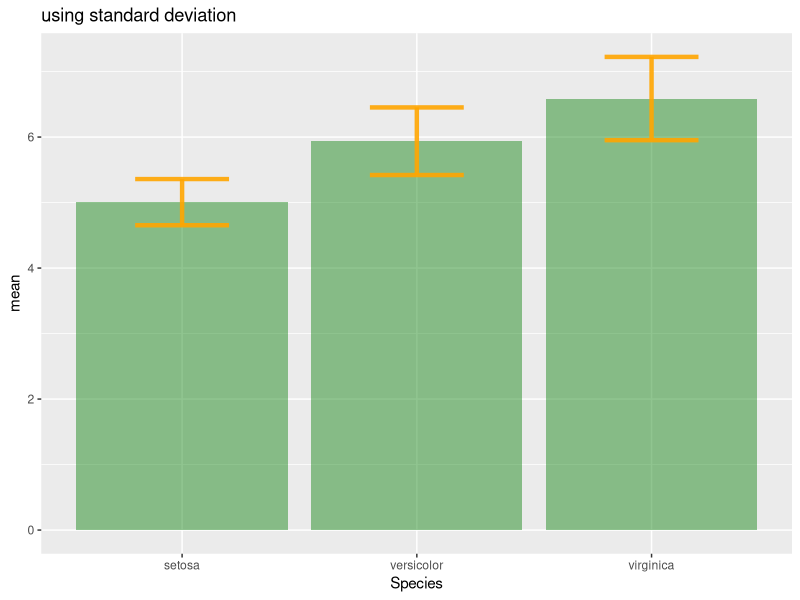
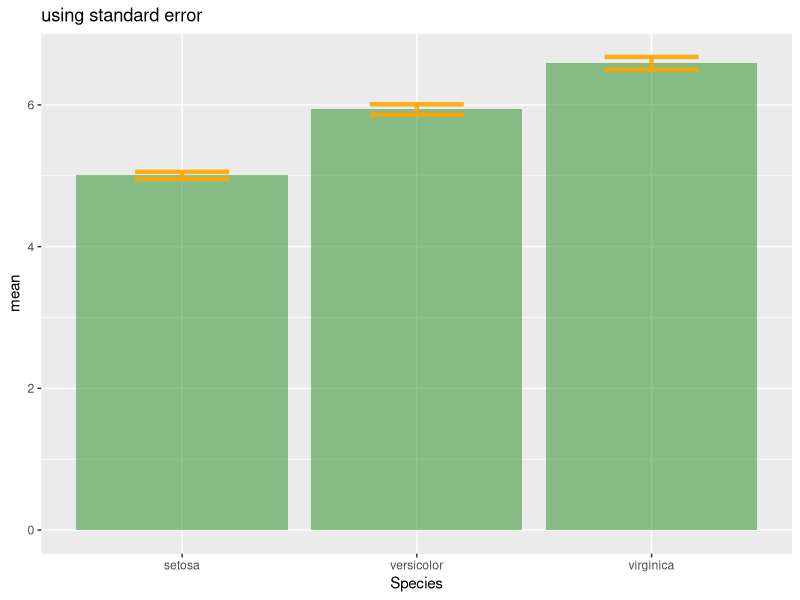
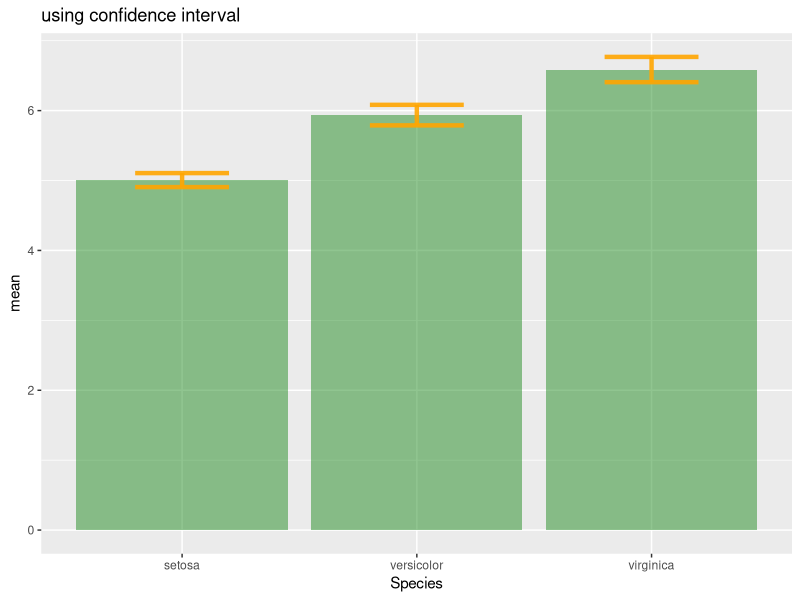

Write the R code that produced these figures, in order.
#from: 
#https://www.r-graph-gallery.com/4-barplot-with-error-bar/

library(tidyverse)

# Data
data <- iris %>% dplyr::select(Species, Sepal.Length) 
head(data)

# Calculates mean, sd, se and IC
my_sum <- data %>%
  group_by(Species) %>%
  summarise(
    n=n(),
    mean=mean(Sepal.Length),
    sd=sd(Sepal.Length)
    ) %>%
  mutate( se=sd/sqrt(n))  %>%
  mutate( ic=se * qt((1-0.05)/2 + .5, n-1))

my_sum

# Standard deviation
ggplot(my_sum) +
  geom_bar( aes(x=Species, y=mean), stat="identity", 
            fill="forestgreen", alpha=0.5) +
  geom_errorbar( aes(x=Species, ymin=mean-sd, ymax=mean+sd), 
                 width=0.4, colour="orange", alpha=0.9, size=1.5) +
  ggtitle("using standard deviation")

# Standard Error
ggplot(my_sum) +
  geom_bar( aes(x=Species, y=mean), stat="identity", 
            fill="forestgreen", alpha=0.5) +
  geom_errorbar( aes(x=Species, ymin=mean-se, ymax=mean+se), 
                 width=0.4, colour="orange", alpha=0.9, size=1.5) +
  ggtitle("using standard error")

# Confidence Interval
ggplot(my_sum) +
  geom_bar( aes(x=Species, y=mean), stat="identity", 
            fill="forestgreen", alpha=0.5) +
  geom_errorbar( aes(x=Species, ymin=mean-ic, ymax=mean+ic), 
                 width=0.4, colour="orange", alpha=0.9, size=1.5) +
  ggtitle("using confidence interval")
